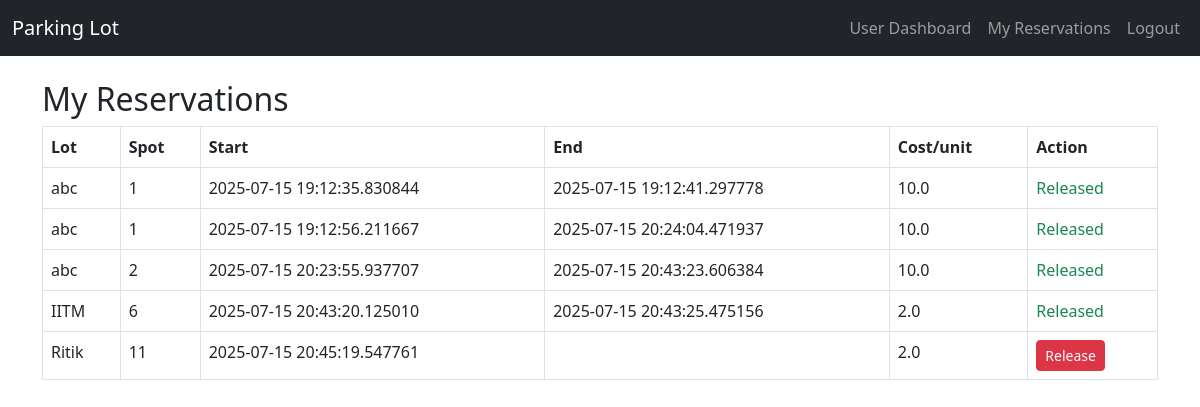
/my_reservations (signed in), run on an earlier commit of the app's database.
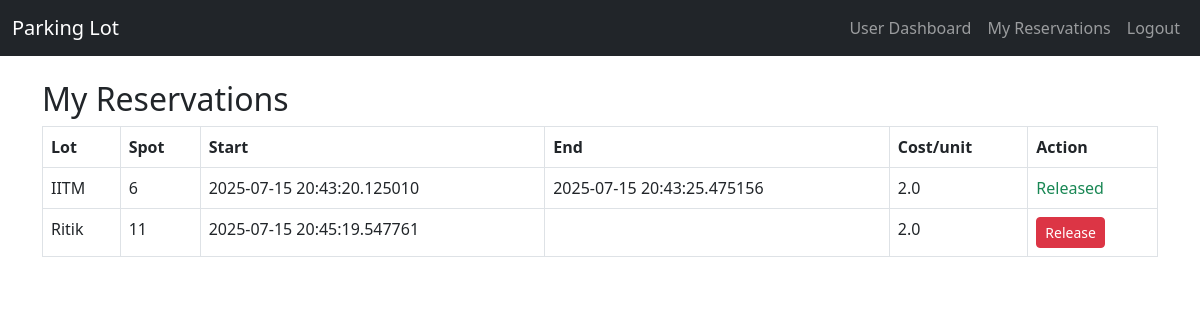
And on a later commit of the database.
### models.py (models this page shows)
class Reservation(db.Model):
    id = db.Column(db.Integer, primary_key=True)
    spot_id = db.Column(db.Integer, db.ForeignKey('parking_spot.id'), nullable=False)
    user_id = db.Column(db.Integer, db.ForeignKey('user.id'), nullable=False)
    parking_timestamp = db.Column(db.DateTime)
    leaving_timestamp = db.Column(db.DateTime)
    parking_cost_per_unit_time = db.Column(db.Float)

class ParkingLot(db.Model):
    id = db.Column(db.Integer, primary_key=True)
    prime_location_name = db.Column(db.String(120), nullable=False)
    price = db.Column(db.Float, nullable=False)
    address = db.Column(db.String(200), nullable=False)
    pin_code = db.Column(db.Integer, nullable=False)
    maximum_number_of_spots = db.Column(db.Integer, nullable=False)
    spots = db.relationship('ParkingSpot', backref='lot', lazy=True)

class ParkingSpot(db.Model):
    id = db.Column(db.Integer, primary_key=True)
    lot_id = db.Column(db.Integer, db.ForeignKey('parking_lot.id'), nullable=False)
    status = db.Column(db.String(1), nullable=False, default='A')
    reservation = db.relationship('Reservation', backref='spot', uselist=False)

### app.py (the view, shortened to what this page needs)
@app.route('/my_reservations', methods=['GET', 'POST'])
def my_reservations():
    if session.get('role') != 'user':
        return redirect(url_for('login'))
    reservations = Reservation.query.filter_by(user_id=session['user_id']).all()
    return render_template('my_reservations.html', reservations=reservations)

### templates/my_reservations.html (shortened to what this page needs)
{% extends 'base.html' %}
{% block content %}
<h2>My Reservations</h2>
<table class="table table-bordered">
  <thead><tr><th>Lot</th><th>Spot</th><th>Start</th><th>End</th><th>Cost/unit</th><th>Action</th></tr></thead>
  <tbody>
    {% for r in reservations %}
    <tr>
      <td>{{ r.spot.lot.prime_location_name }}</td>
      <td>{{ r.spot.id }}</td>
      <td>{{ r.parking_timestamp or '' }}</td>
      <td>{{ r.leaving_timestamp or '' }}</td>
      <td>{{ r.parking_cost_per_unit_time }}</td>
      <td>
        {% if not r.leaving_timestamp %}
        <form method="post" style="display:inline">
          <button type="submit" class="btn btn-sm btn-danger">Release</button>
        </form>
        {% else %}
        <span class="text-success">Released</span>
        {% endif %}
      </td>
    </tr>
    {% endfor %}
  </tbody>
</table>
{% endblock %}

What changed in the data, as far as the page shows it:
removed Reservation: spot.lot.prime_location_name "abc", spot.id "1", parking_timestamp "2025-07-15 19:12:35.830844", leaving_timestamp "2025-07-15 19:12:41.297778", parking_cost_per_unit_time "10.0", shows "Released"
removed Reservation: spot.lot.prime_location_name "abc", spot.id "1", parking_timestamp "2025-07-15 19:12:56.211667", leaving_timestamp "2025-07-15 20:24:04.471937", parking_cost_per_unit_time "10.0", shows "Released"
removed Reservation: spot.lot.prime_location_name "abc", spot.id "2", parking_timestamp "2025-07-15 20:23:55.937707", leaving_timestamp "2025-07-15 20:43:23.606384", parking_cost_per_unit_time "10.0", shows "Released"
